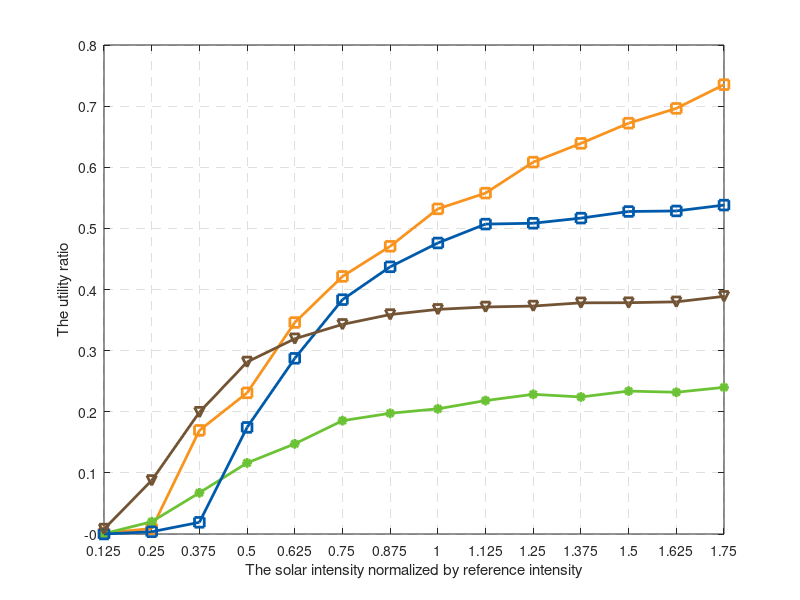

This chart was generated by the following MATLAB code: (Note: this script raises an error after producing the figure.)
load('fig10.mat')
WIDTH = 2;
nRunning = 10000;
leaveRate = [0.125 * [1:16]];
myopicReward = sort(myopicReward)
WIDTH = 2;
box on;
hold on;
grid on;

xlabel('The solar intensity normalized by reference intensity')
ylabel('The utility ratio')

axis([0.125, 1.75, 0, 0.8])
set(gca,'xtick',[0:0.125:2],'ytick',[-0:0.1:0.8])

r = 248/255;
g = 147/255;
b = 29/255;
plot(leaveRate, energyReward ./ nRunning, 's-','LineWidth',WIDTH,'Color',[r g b],'MarkerSize',7);

r = 107/255;
g = 194/255;
b = 53/255;
plot(leaveRate, randomReward ./ nRunning, '*-','LineWidth',WIDTH,'Color',[r g b],'MarkerSize',7);


r = 0/255;
g = 90/255;
b = 171/255;
 plot(leaveRate, myopicReward ./ nRunning, 's-','LineWidth',WIDTH,'Color',[r g b],'MarkerSize',7);


r = 114/255;
g = 83/255;
b = 52/255;
plot(leaveRate, CSMAoverallreward ./ nRunning, 'v-','LineWidth',WIDTH,'Color',[r g b],'MarkerSize',7);


set(gca,'GridLineStyle','--')
legend('EB Method','Random','CSMA/DA', 'CSMA/CA',30)
